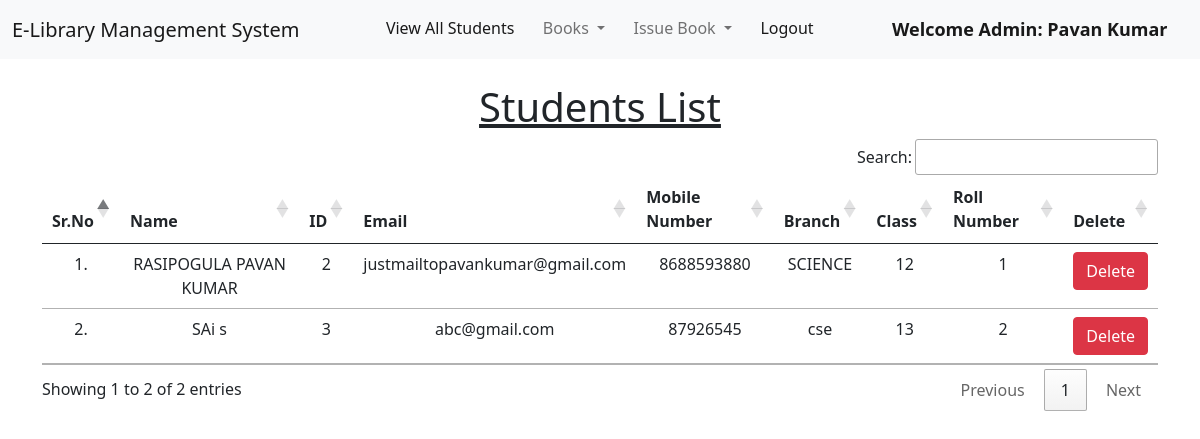
The app's page /view_students/ (signed in) with its own data.
### library/models.py (models this page shows, shortened)
class Student(models.Model):
    user = models.OneToOneField(User, on_delete=models.CASCADE)
    classroom = models.CharField(max_length=10)
    branch = models.CharField(max_length=10)
    roll_no = models.CharField(max_length=3, blank=True)
    phone = models.CharField(max_length=10, blank=True)
    image = models.ImageField(upload_to="", blank=True)

### library/views.py (the view)
# urls.py: path("view_students/", views.view_students, name="view_students"),
@login_required(login_url = '/admin_login')
def view_students(request):
    students = Student.objects.all()
    return render(request, "view_students.html", {'students':students})

### library/templates/view_students.html (shortened to what this page needs)
{% extends 'admin_navbar.html' %}
{% load static %}
{% block body %}
<div class="container mt-4">
    <h1 class="text-center"><u>Students List</u></h1>
    <table class="table table-hover" id="example">
        <thead>
            <tr class="text-center">
                <th>Sr.No</th>
                <th>Name</th>
                <th>ID</th>
                <th>Email</th>
                <th>Mobile Number</th>
                <th>Branch</th>
                <th>Class</th>
                <th>Roll Number</th>
                <th>Delete</th>
            </tr>
        </thead>
        <tbody>
            {% for student in students %}
            <tr class="text-center">
                <td>{{forloop.counter}}.</td>
                <td>{{student.user.get_full_name}}</td>
                <td>{{student.user.id}}</td>
                <td>{{student.user.email}}</td>
                <td>{{student.phone}}</td>
                <td>{{student.branch}}</td>
                <td>{{student.classroom}}</td>
                <td>{{student.roll_no}}</td>
                <td><a href="/delete_student/{{student.id}}/" class="btn btn-danger" onclick="return confirm('Are you sure you want to delete this student?')">Delete</a></td>
            </tr>
            {% endfor %}
        </tbody>
    </table>
    </div>
{% endblock %}

### library/templates/admin_navbar.html (shortened to what this page needs)
<!doctype html>
<html lang="en">
  <head>
    <link href="https://cdn.jsdelivr.net/npm/bootstrap@5.1.0/dist/css/bootstrap.min.css" rel="stylesheet">
    <link rel="stylesheet" href="https://cdn.datatables.net/1.10.25/css/jquery.dataTables.min.css">
    <link rel="stylesheet" href="https://cdn.datatables.net/buttons/1.7.1/css/buttons.dataTables.min.css">
  </head>
  <body>
    <nav class="navbar navbar-expand-lg navbar-light bg-light">
        <div class="container-fluid">
          <a class="navbar-brand" href="#">E-Library Management System</a>
          <div class="collapse navbar-collapse" id="navbarSupportedContent">
            <ul class="navbar-nav me-auto mb-2 mb-lg-0">
              <li class="nav-item">
                <a class="nav-link active" aria-current="page" href="/view_students/">View All Students</a>
              </li>
              <li class="nav-item dropdown">
                <a class="nav-link dropdown-toggle" href="#" id="navbarDropdown" role="button" data-bs-toggle="dropdown" aria-expanded="false">
                  Books
                </a>
              </li>
              <li class="nav-item dropdown">
                <a class="nav-link dropdown-toggle" href="#" id="navbarDropdown" role="button" data-bs-toggle="dropdown" aria-expanded="false">
                  Issue Book
                </a>
              </li>
              <li class="nav-item">
                <a class="nav-link active" aria-current="page" href="/logout/">Logout</a>
              </li>
              <li class="nav-item">
                <a style="font-weight:600; font-family:'Segoe UI', Tahoma, Geneva, Verdana, sans-serif; font-size: large;" class="nav-link active" href="#">Welcome Admin: {{request.user}}</a>
              </li>
            </ul>
          </div>
        </div>
      </nav>
      {% block body %}
      {% endblock %}
  </body>
</html>

### records on screen
Student: user.get_full_name "RASIPOGULA PAVAN KUMAR", user.id "2", user.email "justmailtopavankumar@gmail.com", phone "8688593880", branch "SCIENCE", classroom "12", roll_no "1"
Student: user.get_full_name "SAi s", user.id "3", user.email "abc@gmail.com", phone "87926545", branch "cse", classroom "13", roll_no "2"

### other values on screen
{{ request.user }} "Pavan Kumar"
